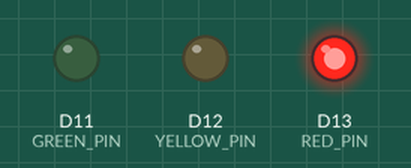
Bench run of a program on a simulated Arduino Uno R4 WiFi. Parts: output pins drawn as LEDs (lit = HIGH).

Above: at 2.5 s.
At 7.5 s:
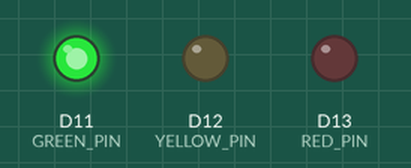
At 11.0 s:
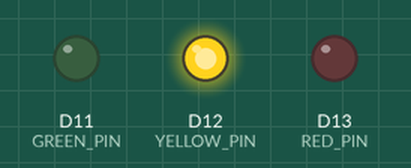
Timing chart, 0 to 15.6 s (numbered marks = the images above):
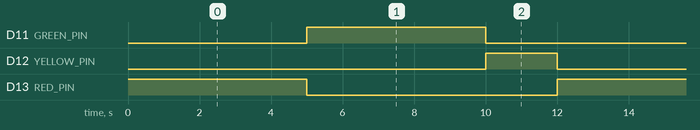

The program:

main.cpp
```cpp
// (licence header left out)
#include <Arduino.h>

const int RED_PIN = 13;
const int YELLOW_PIN = 12;
const int GREEN_PIN = 11;

void setup() {
    pinMode(RED_PIN, OUTPUT);
    pinMode(YELLOW_PIN, OUTPUT);
    pinMode(GREEN_PIN, OUTPUT);
}

/*
 * Simplified Traffic Light Code for Beginners
 * Uses delay() instead of timers for easier understanding.
 */
void loop() {
    // 1. Turn RED on
    digitalWrite(RED_PIN, HIGH);
    digitalWrite(YELLOW_PIN, LOW);
    digitalWrite(GREEN_PIN, LOW);
    delay(5000); // Wait 5 seconds

    // 2. Turn GREEN on
    digitalWrite(RED_PIN, LOW);
    digitalWrite(YELLOW_PIN, LOW);
    digitalWrite(GREEN_PIN, HIGH);
    delay(5000); // Wait 5 seconds

    // 3. Turn YELLOW on
    digitalWrite(RED_PIN, LOW);
    digitalWrite(YELLOW_PIN, HIGH);
    digitalWrite(GREEN_PIN, LOW);
    delay(2000); // Wait 2 seconds
}
```

Measured:
- by itself, D11 (GREEN_PIN), D13 (RED_PIN): alternates HIGH for 5.0 s and LOW for 7.0 s
- by itself, D12 (YELLOW_PIN): alternates HIGH for 2.0 s and LOW for 10.0 s
- by itself, everything shown: repeats every 12.0 s, in 3 steps
